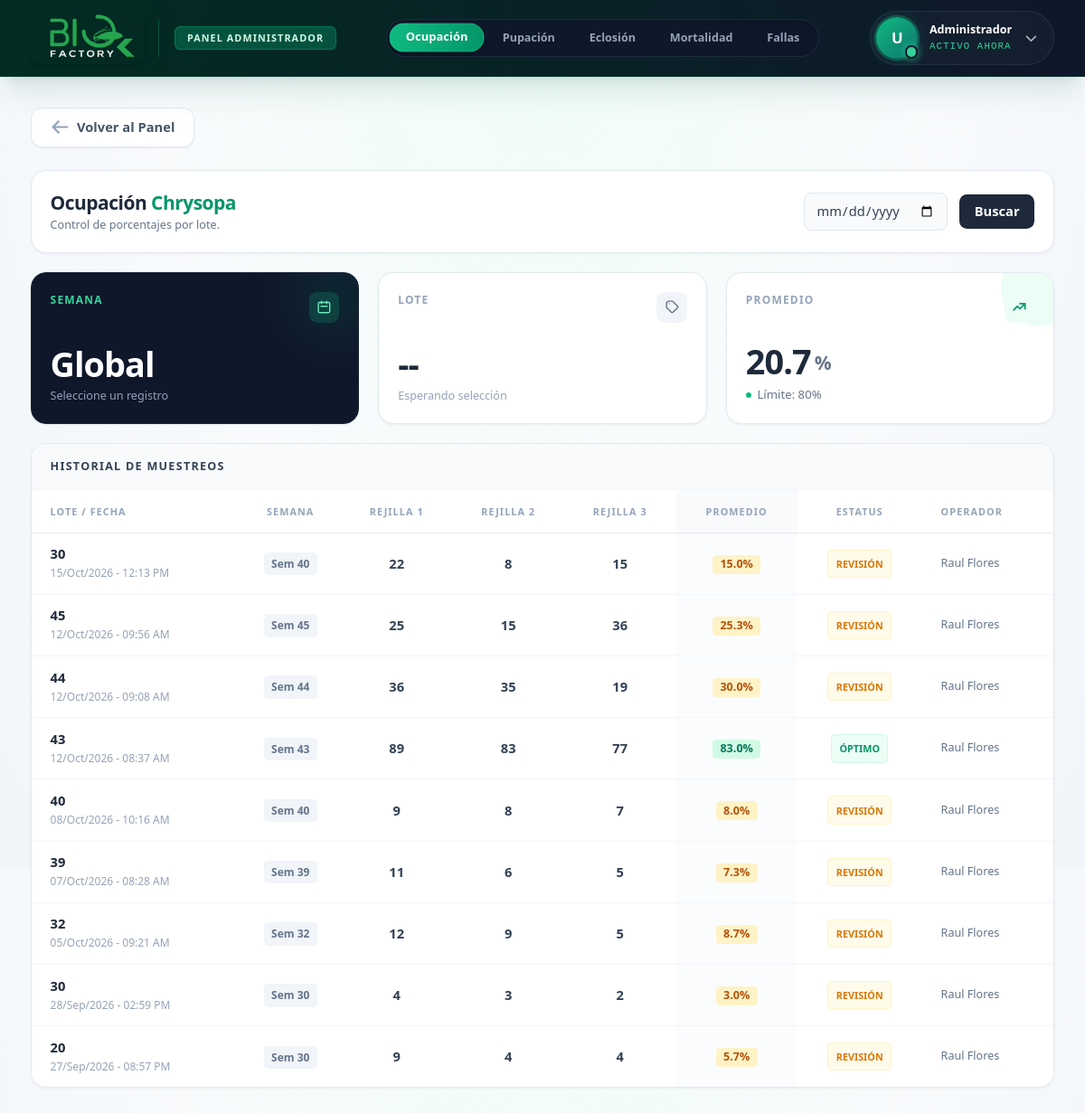
The page /admin/ocupacion on the database its author committed.
### tables this page shows
CREATE TABLE PROD_DETALLE_CHRYSOPA (
    id_detallechr INTEGER PRIMARY KEY AUTOINCREMENT,
    id_lote INTEGER,
    semana INTEGER,
    id_operador INTEGER,
    fecha_registro DATETIME
);

CREATE TABLE USUARIOS (
    id_usuario INTEGER PRIMARY KEY AUTOINCREMENT,
    id_area INTEGER,
    nombre_usuario VARCHAR(150) NOT NULL,
    puesto VARCHAR(100),
    nip_firma VARCHAR(50)
, estatus TEXT DEFAULT 'Activo');

### routes/admin.py (the view)
@admin_bp.route('/ocupacion')
def ocupacion():
    try:
        conn = get_db_connection()
        cursor = conn.cursor()
        cursor.execute("""
            SELECT P.id_detallechr, P.id_lote, P.semana, P.fecha_registro, U.nombre_usuario
            FROM PROD_DETALLE_CHRYSOPA P
            JOIN USUARIOS U ON P.id_operador = U.id_usuario
            WHERE P.id_detallechr IN (SELECT DISTINCT id_detallechr FROM OCUPACION)
            ORDER BY P.id_detallechr DESC
        """)
        lotes = cursor.fetchall()
        historial = []
        suma_promedios = 0
        for lote in lotes:
            cursor.execute("SELECT numero_orificio, cantidad FROM OCUPACION WHERE id_detallechr = ?", (lote['id_detallechr'],))
            orificios = cursor.fetchall()
            r1 = sum(1 for o in orificios if 1 <= o['numero_orificio'] <= 100 and o['cantidad'] > 0)
            r2 = sum(1 for o in orificios if 101 <= o['numero_orificio'] <= 200 and o['cantidad'] > 0)
            r3 = sum(1 for o in orificios if 201 <= o['numero_orificio'] <= 300 and o['cantidad'] > 0)
            promedio = round((r1 + r2 + r3) / 3, 1)
            suma_promedios += promedio
            try:
                fecha_obj = datetime.strptime(lote['fecha_registro'], '%Y-%m-%d %H:%M:%S')
                fecha_str = fecha_obj.strftime('%d/%b/%Y - %I:%M %p')
                fecha_iso = fecha_obj.strftime('%Y-%m-%d')
            except:
                fecha_str = fecha_iso = lote['fecha_registro']
            estatus = "Óptimo" if promedio >= 80.0 else "Requiere Revisión"
            historial.append({
                'lote': lote['id_lote'], 'semana': lote['semana'],
                'fecha_str': fecha_str, 'fecha_iso': fecha_iso, 'operador': lote['nombre_usuario'],
                'r1': r1, 'r2': r2, 'r3': r3, 'promedio': promedio, 'estatus': estatus
            })
        promedio_global = round(suma_promedios / len(historial), 1) if historial else 0.0
        conn.close()
    except Exception as e:
        print("Error en admin ocupación:", e)
        historial = []; promedio_global = 0.0
    return render_template('admin/chrysopa/ocupacion.html', historial=historial, promedio_global=promedio_global)

### templates/admin/chrysopa/ocupacion.html (shortened to what this page needs)
{% extends "admin/base_admin.html" %}
{% block navbar_menu %}
<div class="w-full max-w-full overflow-x-auto hide-scroll flex justify-start sm:justify-center px-3 py-1">
    <div class="inline-flex items-center gap-1 p-1 bg-slate-900/80 rounded-full border border-slate-700/50 backdrop-blur-md shadow-inner flex-nowrap min-w-max">
        <a href="{{ url_for('admin.ocupacion') }}"
           class="px-4 py-1.5 rounded-full text-xs font-black text-white bg-gradient-to-r from-emerald-500 to-emerald-600 shadow-md border border-emerald-400/30 scale-[1.03] transition-all cursor-default whitespace-nowrap">
            Ocupación
        </a>
        <a href="{{ url_for('admin.pupacion') }}"
           class="px-4 py-1.5 rounded-full text-xs font-bold text-slate-400 hover:text-white hover:bg-slate-800/80 transition-all whitespace-nowrap">
            Pupación
        </a>
        <a href="{{ url_for('admin.eclosion') }}"
           class="px-4 py-1.5 rounded-full text-xs font-bold text-slate-400 hover:text-white hover:bg-slate-800/80 transition-all whitespace-nowrap">
            Eclosión
        </a>
        <a href="{{ url_for('admin.mortalidad') }}"
           class="px-4 py-1.5 rounded-full text-xs font-bold text-slate-400 hover:text-white hover:bg-slate-800/80 transition-all whitespace-nowrap">
            Mortalidad
        </a>
        <a href="{{ url_for('admin.fallas') }}"
           class="px-4 py-1.5 rounded-full text-xs font-bold text-slate-400 hover:text-white hover:bg-slate-800/80 transition-all whitespace-nowrap">
            Fallas
        </a>
    </div>
</div>
{% endblock %}
{% block content %}
    <div class="w-full max-w-6xl mx-auto flex flex-col gap-5 pb-16 mb-8">
        <div class="flex flex-col md:flex-row justify-between items-start md:items-center bg-white p-5 rounded-2xl shadow-sm border border-slate-200 gap-4">
            <div>
                <h1 class="text-xl font-black text-slate-800 tracking-tight">Ocupación <span class="text-emerald-600">Chrysopa</span></h1>
                <p class="text-xs text-slate-500 font-medium mt-0.5">Control de porcentajes por lote.</p>
            </div>
            <div class="flex items-center gap-3 w-full md:w-auto">
                <input type="date" id="dateSearch" class="border border-slate-200 rounded-lg px-3 py-2 text-sm text-slate-700 focus:ring-2 focus:ring-emerald-500 bg-slate-50">
                <button id="btnSearch" class="bg-slate-800 text-white px-4 py-2 rounded-lg text-sm font-bold hover:bg-slate-900 transition-all">Buscar</button>
            </div>
        </div>
        <div class="grid grid-cols-1 md:grid-cols-3 gap-5">
            <div class="bg-slate-900 p-5 rounded-2xl shadow-sm border border-slate-800 relative overflow-hidden flex flex-col justify-between min-h-[140px]">
                <div class="absolute -right-6 -top-6 w-24 h-24 bg-emerald-500/10 rounded-full blur-xl pointer-events-none"></div>
                <div class="relative z-10 flex justify-between items-start">
                    <h3 class="text-emerald-400 text-[10px] font-bold uppercase tracking-widest">Semana</h3>
                    <div class="w-8 h-8 rounded-lg bg-emerald-500/20 text-emerald-300 flex items-center justify-center">
                        <svg class="w-4 h-4" fill="none" stroke="currentColor" viewBox="0 0 24 24"><path stroke-linecap="round" stroke-linejoin="round" stroke-width="2" d="M8 7V3m8 4V3m-9 8h10M5 21h14a2 2 0 002-2V7a2 2 0 00-2-2H5a2 2 0 00-2 2v12a2 2 0 002 2z"></path></svg>
                    </div>
                </div>
                <div class="relative z-10 mt-auto pt-2">
                    <p id="valSemana" class="text-4xl font-black text-white tracking-tight leading-none">Global</p>
                    <span id="subSemana" class="text-xs text-slate-400 font-medium mt-2 block">Seleccione un registro</span>
                </div>
            </div>
            <div class="bg-white p-5 rounded-2xl shadow-sm border border-slate-200 relative overflow-hidden flex flex-col justify-between min-h-[140px]">
                <div class="relative z-10 flex justify-between items-start">
                    <h3 class="text-slate-400 text-[10px] font-bold uppercase tracking-widest">Lote</h3>
                    <div class="w-8 h-8 rounded-lg bg-slate-100 text-slate-500 flex items-center justify-center">
                        <svg class="w-4 h-4" fill="none" stroke="currentColor" viewBox="0 0 24 24"><path stroke-linecap="round" stroke-linejoin="round" stroke-width="2" d="M7 7h.01M7 3h5c.512 0 1.024.195 1.414.586l7 7a2 2 0 010 2.828l-7 7a2 2 0 01-2.828 0l-7-7A1.994 1.994 0 013 12V7a4 4 0 014-4z"></path></svg>
                    </div>
                </div>
                <div class="relative z-10 mt-auto pt-2">
                    <p id="valLote" class="text-4xl font-black text-slate-800 tracking-tight leading-none">--</p>
                    <span id="subLote" class="text-xs text-slate-400 font-medium mt-2 block">Esperando selección</span>
                </div>
            </div>
            <div class="bg-white p-5 rounded-2xl shadow-sm border border-slate-200 relative overflow-hidden flex flex-col justify-between min-h-[140px]">
                <div class="relative z-10 flex justify-between items-start">
                    <h3 class="text-slate-400 text-[10px] font-bold uppercase tracking-widest">Promedio</h3>
                    <div id="iconBoxPromedio" class="w-8 h-8 rounded-lg bg-emerald-50 text-emerald-600 flex items-center justify-center transition-colors duration-500">
                        <svg class="w-4 h-4" fill="none" stroke="currentColor" viewBox="0 0 24 24"><path stroke-linecap="round" stroke-linejoin="round" stroke-width="2.5" d="M13 7h8m0 0v8m0-8l-8 8-4-4-6 6"></path></svg>
                    </div>
                </div>
                <div class="relative z-10 mt-auto pt-2">
                    <div class="flex items-end gap-1">
                        <p id="valPromedio" class="text-4xl font-black text-slate-800 tracking-tight leading-none transition-colors duration-500" data-global="{{ promedio_global }}">{{ promedio_global }}</p>
                        <span id="symbolPromedio" class="text-xl font-bold text-slate-500 mb-0.5 transition-colors duration-500">%</span>
                    </div>
                    <div class="flex items-center gap-1.5 mt-2">
                        <div id="dotPromedio" class="w-1.5 h-1.5 rounded-full bg-emerald-500 transition-colors duration-500"></div>
                        <span id="subPromedio" class="text-[11px] text-slate-500 font-medium transition-colors">Límite: 80%</span>
                    </div>
                </div>
            </div>
        </div>
        <div class="bg-white rounded-2xl shadow-sm border border-slate-200 overflow-hidden flex flex-col flex-1 min-h-[400px]">
            <div class="bg-slate-50 border-b border-slate-100 px-5 py-4">
                <h2 class="text-xs font-bold text-slate-700 uppercase tracking-widest">Historial de Muestreos</h2>
            </div>
            <div class="overflow-x-auto overflow-y-auto max-h-[55vh]" id="scrollTable">
                <table class="min-w-full divide-y divide-slate-100 text-sm">
                    <thead class="bg-white text-slate-400 sticky top-0 z-10 shadow-sm">
                        <tr>
                            <th class="px-5 py-3 text-left font-black uppercase tracking-widest text-[9px]">Lote / Fecha</th>
                            <th class="px-3 py-3 text-center font-black uppercase tracking-widest text-[9px]">Semana</th>
                            <th class="px-4 py-3 text-center font-black uppercase tracking-widest text-[9px]">Rejilla 1</th>
                            <th class="px-4 py-3 text-center font-black uppercase tracking-widest text-[9px]">Rejilla 2</th>
                            <th class="px-4 py-3 text-center font-black uppercase tracking-widest text-[9px]">Rejilla 3</th>
                            <th class="px-4 py-3 text-center font-black uppercase tracking-widest text-[9px] bg-slate-50">Promedio</th>
                            <th class="px-4 py-3 text-center font-black uppercase tracking-widest text-[9px]">Estatus</th>
                            <th class="px-5 py-3 text-left font-black uppercase tracking-widest text-[9px]">Operador</th>
                        </tr>
                    </thead>
                    <tbody class="divide-y divide-slate-100 bg-white" id="lotesTableBody">
                        {% for reg in historial %}
                        <tr class="data-row hover:bg-slate-50 cursor-pointer transition-colors" data-lote="{{ reg.lote }}" data-semana="{{ reg.semana }}" data-fecha="{{ reg.fecha_iso }}" data-promedio="{{ reg.promedio }}" data-estado="{{ reg.estatus }}">
                            <td class="px-5 py-3 whitespace-nowrap">
                                <div class="font-bold text-slate-800 text-sm">{{ reg.lote }}</div>
                                <div class="text-[10px] text-slate-400 font-medium">{{ reg.fecha_str }}</div>
                            </td>
                            <td class="px-3 py-3 whitespace-nowrap text-center">
                                <span class="text-[10px] font-bold text-slate-500 bg-slate-100 px-2 py-1 rounded">Sem {{ reg.semana }}</span>
                            </td>
                            <td class="px-4 py-3 whitespace-nowrap text-center">
                                <div class="text-slate-700 font-bold text-sm">{{ reg.r1 }}</div>
                            </td>
                            <td class="px-4 py-3 whitespace-nowrap text-center">
                                <div class="text-slate-700 font-bold text-sm">{{ reg.r2 }}</div>
                            </td>
                            <td class="px-4 py-3 whitespace-nowrap text-center">
                                <div class="text-slate-700 font-bold text-sm">{{ reg.r3 }}</div>
                            </td>
                            <td class="px-4 py-3 whitespace-nowrap text-center bg-slate-50/50">
                                <span class="inline-flex items-center px-2 py-0.5 rounded text-xs font-black {% if reg.promedio >= 80.0 %}text-emerald-700 bg-emerald-100{% else %}text-amber-700 bg-amber-100{% endif %}">{{ reg.promedio }}%</span>
                            </td>
                            <td class="px-4 py-3 whitespace-nowrap text-center">
                                {% if reg.promedio >= 80.0 %}
                                    <span class="inline-flex items-center px-2 py-1 rounded text-[9px] font-extrabold bg-emerald-50 text-emerald-600 border border-emerald-100">ÓPTIMO</span>
                                {% else %}
                                    <span class="inline-flex items-center px-2 py-1 rounded text-[9px] font-extrabold bg-amber-50 text-amber-600 border border-amber-100">REVISIÓN</span>
                                {% endif %}
                            </td>
                            <td class="px-5 py-3 whitespace-nowrap text-slate-500 text-xs font-medium">{{ reg.operador }}</td>
                        </tr>
                        {% else %}
                        <tr>
                            <td colspan="8" class="px-5 py-8 text-center text-slate-400 text-sm font-medium">Aún no hay registros de ocupación en la base de datos.</td>
                        </tr>
                        {% endfor %}
                    </tbody>
                </table>
            </div>
        </div>
    </div>
{% endblock %}

### rows shown on the page
PROD_DETALLE_CHRYSOPA: lote "30", fecha_str "15/Oct/2026 - 12:13 PM", semana "40", r1 "22", r2 "8", r3 "15", promedio "15.0", shows "REVISIÓN", operador "Raul Flores"
PROD_DETALLE_CHRYSOPA: lote "45", fecha_str "12/Oct/2026 - 09:56 AM", semana "45", r1 "25", r2 "15", r3 "36", promedio "25.3", shows "REVISIÓN", operador "Raul Flores"
PROD_DETALLE_CHRYSOPA: lote "44", fecha_str "12/Oct/2026 - 09:08 AM", semana "44", r1 "36", r2 "35", r3 "19", promedio "30.0", shows "REVISIÓN", operador "Raul Flores"
PROD_DETALLE_CHRYSOPA: lote "43", fecha_str "12/Oct/2026 - 08:37 AM", semana "43", r1 "89", r2 "83", r3 "77", promedio "83.0", shows "ÓPTIMO", operador "Raul Flores"
PROD_DETALLE_CHRYSOPA: lote "40", fecha_str "08/Oct/2026 - 10:16 AM", semana "40", r1 "9", r2 "8", r3 "7", promedio "8.0", shows "REVISIÓN", operador "Raul Flores"
PROD_DETALLE_CHRYSOPA: lote "39", fecha_str "07/Oct/2026 - 08:28 AM", semana "39", r1 "11", r2 "6", r3 "5", promedio "7.3", shows "REVISIÓN", operador "Raul Flores"
PROD_DETALLE_CHRYSOPA: lote "32", fecha_str "05/Oct/2026 - 09:21 AM", semana "32", r1 "12", r2 "9", r3 "5", promedio "8.7", shows "REVISIÓN", operador "Raul Flores"
PROD_DETALLE_CHRYSOPA: lote "30", fecha_str "28/Sep/2026 - 02:59 PM", semana "30", r1 "4", r2 "3", r3 "2", promedio "3.0", shows "REVISIÓN", operador "Raul Flores"
PROD_DETALLE_CHRYSOPA: lote "20", fecha_str "27/Sep/2026 - 08:57 PM", semana "30", r1 "9", r2 "4", r3 "4", promedio "5.7", shows "REVISIÓN", operador "Raul Flores"

### other values the page prints
{{ session.get('nombre', 'U')[0]|upper if session.get('nombre') else 'U' }} "U"
{{ session.get('nombre', 'Administrador') }} "Administrador"
{{ promedio_global }} "20.7"
